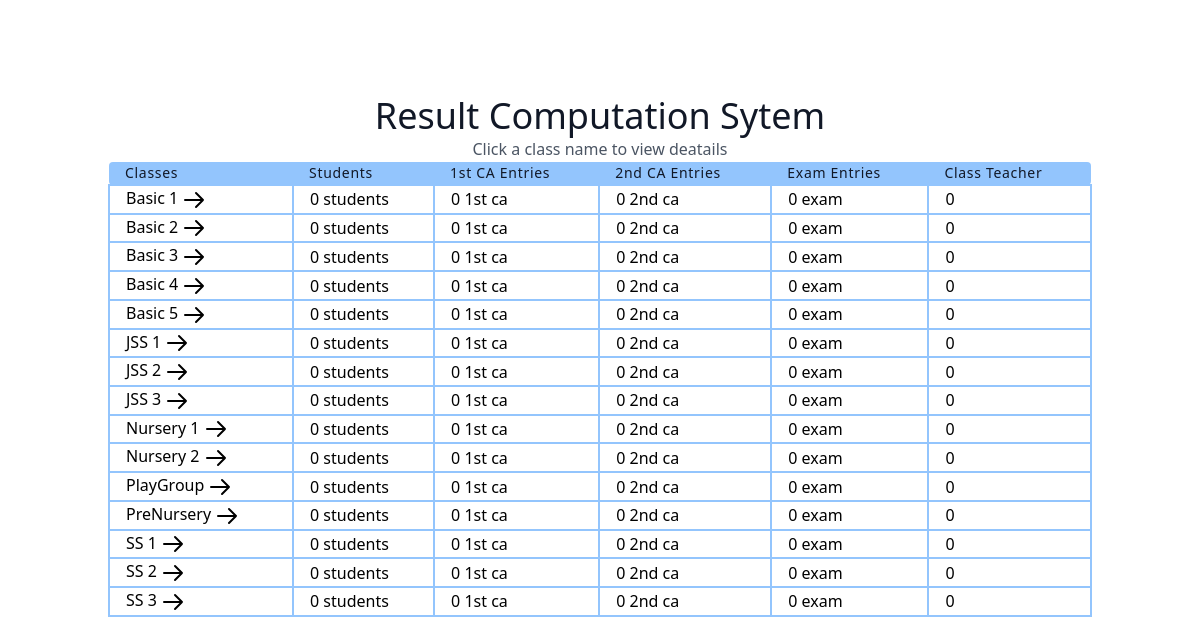
Screenshot of /classList/ with the database file from the repository.
### result/models.py (models this page shows, shortened)
class all_class(models.Model):
    className = models.CharField(max_length=100 , unique=True)
    section = models.ForeignKey(section, on_delete=models.SET_NULL, null=True)
    complete = models.BooleanField(default=False)
    classTeacher = models.ForeignKey(User, on_delete=models.SET_NULL, null=True)
    date = models.DateTimeField(auto_now_add=True)
    class Meta:
        ordering = ['className']

### result/views.py (the view)
# urls.py: path('classList/', classList.as_view(), name='classList'),
class classList(ListView):
    model = all_class
    context_object_name = 'all_class'
    template_name = 'result/classList.html'

### result/templates/result/classList.html (shortened to what this page needs)
<script src="https://cdn.tailwindcss.com"></script>
<link rel="stylesheet" href="https://cdn.tailgrids.com/tailgrids-fallback.css" />
<section class="text-gray-600 body-font">
   <div class="container px-5 py-24 mx-auto">
     <div class="flex flex-col text-center w-full">
       <h1 class="sm:text-4xl text-3xl font-medium title-font text-gray-900">Result Computation Sytem</h1>
       <p class=" mx-auto leading-relaxed text-base">Click a class name to view deatails</p>
     </div>
     <div class="w-full mx-auto">
       <table class="table-auto w-full text-left whitespace-no-wrap">
         <thead>
           <tr>
             <th class="px-4 title-font tracking-wider font-medium text-gray-900 text-sm bg-blue-300 rounded-tl rounded-bl">Classes</th>
             <th class="px-4 title-font tracking-wider font-medium text-gray-900 text-sm bg-blue-300">Students</th>
             <th class="px-4 title-font tracking-wider font-medium text-gray-900 text-sm bg-blue-300">1st CA Entries</th>
             <th class="px-4 title-font tracking-wider font-medium text-gray-900 text-sm bg-blue-300">2nd CA Entries</th>
               <th class="px-4 title-font tracking-wider font-medium text-gray-900 text-sm bg-blue-300">Exam Entries</th>
             <th class="px-4 title-font tracking-wider font-medium text-gray-900 text-sm bg-blue-300 rounded-tr rounded-br">Class Teacher</th>
           </tr>
         </thead>
         <tbody>
            {% for class in all_class %}
           <tr>
             <td class="hover:bg-green-300 px-4 border-2 border-blue-300">
               <a href="{% url 'result:classDetails' class.id %}">
                {{ class.className }}
                <svg xmlns="http://www.w3.org/2000/svg" class="h-6 w-6 inline-block" fill="none" viewBox="0 0 24 24" stroke="currentColor">
              </a>
            </td>
             <td class="px-4 border-2 border-blue-300">0 students</td>
             <td class="px-4 border-2 border-blue-300">0 1st ca</td>
             <td class="px-4 border-2 border-blue-300">0 2nd ca</td>
             <td class="px-4 border-2 border-blue-300">0 exam</td>
             <td class="px-4 border-2 border-blue-300">0 </td>
           </tr>
           {% empty %}
             <h1 class="text-gray-900">No Results</h1>
             {% endfor %}
         </tbody>
       </table>
     </div>
   </div>
 </section>

### rows the page displays
all_class: className "Basic 1"
all_class: className "Basic 2"
all_class: className "Basic 3"
all_class: className "Basic 4"
all_class: className "Basic 5"
all_class: className "JSS 1"
all_class: className "JSS 2"
all_class: className "JSS 3"
all_class: className "Nursery 1"
all_class: className "Nursery 2"
all_class: className "PlayGroup"
all_class: className "PreNursery"
all_class: className "SS 1"
all_class: className "SS 2"
all_class: className "SS 3"
